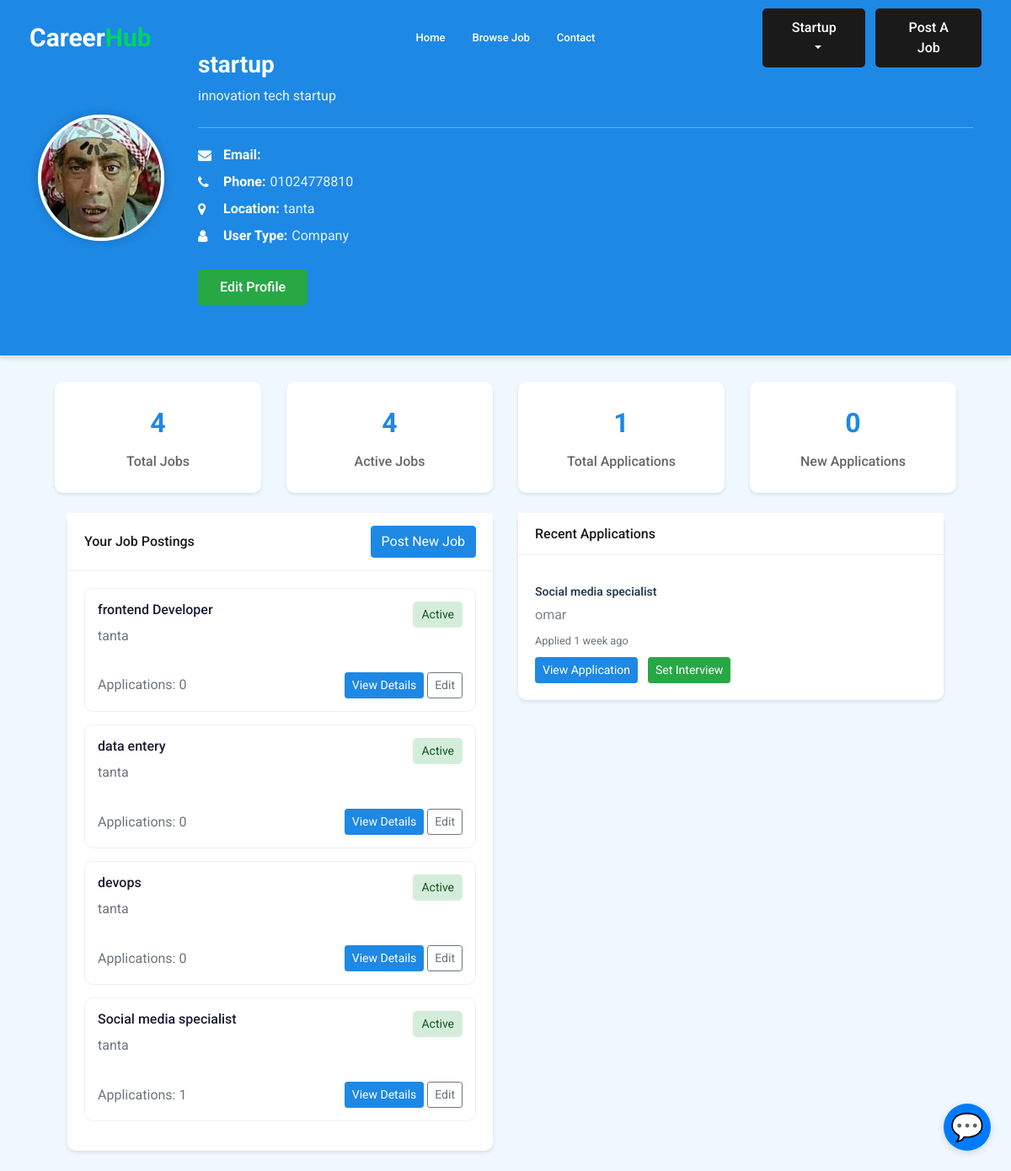
Page /jobs/company/dashboard/ (signed in) on the committed database.
### accounts/models.py (models this page shows, shortened)
class Profile(models.Model):
    user = models.OneToOneField(User, on_delete=models.CASCADE)
    user_type = models.CharField(max_length=20, choices=USER_TYPE_CHOICES, default='job_seeker')
    city = models.ForeignKey('City', related_name='user_city', on_delete=models.CASCADE , blank=True, null=True)
    phone_number = models.CharField(max_length=15)
    image = models.ImageField(upload_to='profile/')
    bio = models.TextField(max_length=500, blank=True, null=True)

class City(models.Model):
    name = models.CharField(max_length=30)
    def __str__(self):
        return self.name

### job/models.py (models this page shows, shortened)
class Job(models.Model):  # table
    owner = models.ForeignKey(User, related_name='job_owner', on_delete=models.CASCADE)
    title = models.CharField(max_length=100)  # column
    company_name = models.CharField(max_length=100)
    company_description = models.TextField(max_length=1000, default='', blank=True)
    location = models.CharField(max_length=100)
    job_type = models.CharField(max_length=15, choices=JOB_TYPE)
    job_level = models.CharField(max_length=15, choices=JOB_LEVEL, default='Entry Level')
    description = models.TextField(max_length=2000)
    requirements = models.TextField(max_length=2000)
    responsibilities = models.TextField(max_length=2000)
    published_at = models.DateTimeField(auto_now=True)
    vacancy = models.IntegerField(default=1, validators=[MinValueValidator(1)])
    salary = models.IntegerField(default=0)
    experience_min = models.IntegerField(default=0)
    experience_max = models.IntegerField(default=0)
    category = models.ForeignKey('Category', on_delete=models.CASCADE)
    image = models.ImageField(upload_to=image_upload)
    is_featured = models.BooleanField(default=False)
    is_active = models.BooleanField(default=True)
    skills = models.ManyToManyField('Skill', related_name='jobs')
    slug = models.SlugField(blank=True, null=True)

class Apply(models.Model):
    job = models.ForeignKey(Job, related_name='apply_job', on_delete=models.CASCADE)
    applicant = models.ForeignKey(User, related_name='applicant', on_delete=models.CASCADE, null=True)
    name = models.CharField(max_length=50)
    email = models.EmailField(max_length=100)
    website = models.URLField(blank=True)
    cv = models.FileField(upload_to='apply/')
    cover_letter = models.TextField(max_length=1000)
    created_at = models.DateTimeField(auto_now=True)
    status = models.CharField(max_length=20, choices=[
        ('Pending', 'Pending'),
        ('Reviewed', 'Reviewed'),
        ('Shortlisted', 'Shortlisted'),
        ('Rejected', 'Rejected'),
        ('accepted', 'accepted')
    ], default='Pending')

### job/views.py (the view)
# urls.py: path('company/dashboard/', views.company_dashboard, name='company_dashboard'),
@login_required
def company_dashboard(request):
    profile = Profile.objects.get(user=request.user)
    if profile.user_type != 'company':
        return redirect('/jobs/')
    company_jobs = Job.objects.filter(owner=request.user)
    active_jobs_count = company_jobs.filter(is_active=True).count()
    total_applications = Apply.objects.filter(job__in=company_jobs).count()
    new_applications = Apply.objects.filter(
        job__in=company_jobs,
        created_at__gte=timezone.now() - timezone.timedelta(days=7)
    ).count()
    recent_applications = Apply.objects.filter(
        job__in=company_jobs
    ).order_by('-created_at')[:5]
    context = {
        'jobs': company_jobs,
        'profile': profile,
        'active_jobs_count': active_jobs_count,
        'total_applications': total_applications,
        'new_applications': new_applications,
        'recent_applications': recent_applications
    }
    return render(request, 'job/company_dashboard.html', context)

### job/templates/job/company_dashboard.html (shortened to what this page needs)
{% extends 'base.html' %}
{% load static %}
{% block body %}
<div class="profile-header">
    <div class="container">
        <div class="row align-items-center">
            <div class="col-md-2 text-center text-md-left">
                {% if profile.image %}
                    <img src="{{ profile.image.url }}" class="profile-picture" alt="Profile Picture">
                {% else %}
                    <img src="{% static 'img/default-profile.jpg' %}" class="profile-picture" alt="Default Profile">
                {% endif %}
            </div>
            <div class="col-md-10 mt-3 mt-md-0">
                <h1 class="profile-name">{{ profile.user.username }}</h1>
                <p class="profile-bio">{{ profile.bio|default:"No bio yet" }}</p>
                <ul class="list-unstyled company-info-list">
                    <li><i class="fa fa-envelope"></i><strong>Email:</strong> {{ profile.user.email }}</li>
                    <li><i class="fa fa-phone"></i><strong>Phone:</strong> {{ profile.phone_number|default:"Not provided" }}</li>
                    <li><i class="fa fa-map-marker"></i><strong>Location:</strong> {{ profile.city|default:"Not provided" }}</li>
                    <li><i class="fa fa-user"></i><strong>User Type:</strong> {{ profile.user_type|title }}</li>
                </ul>
                <a href="{% url 'accounts:profile_edit' %}" class="boxed-btn3">Edit Profile</a>
            </div>
        </div>
    </div>
</div>
<div class="profile-content">
    <div class="container">
        <div class="row mb-4">
            <div class="col-md-3">
                <div class="stats-card">
                    <div class="stats-number">{{ jobs.count }}</div>
                    <div class="stats-label">Total Jobs</div>
                </div>
            </div>
            <div class="col-md-3">
                <div class="stats-card">
                    <div class="stats-number">{{ active_jobs_count }}</div>
                    <div class="stats-label">Active Jobs</div>
                </div>
            </div>
            <div class="col-md-3">
                <div class="stats-card">
                    <div class="stats-number">{{ total_applications }}</div>
                    <div class="stats-label">Total Applications</div>
                </div>
            </div>
            <div class="col-md-3">
                <div class="stats-card">
                    <div class="stats-number">{{ new_applications }}</div>
                    <div class="stats-label">New Applications</div>
                </div>
            </div>
        </div>
        <div class="container mt-4">
            <div class="row">
                <div class="col-md-6">
                    <div class="card mb-4">
                        <div class="card-header d-flex justify-content-between align-items-center">
                            <h5>Your Job Postings</h5>
                            <a href="{% url 'job:add_job' %}" class="btn btn-primary">Post New Job</a>
                        </div>
                        <div class="card-body">
                            {% if jobs %}
                                {% for job in jobs %}
                                    <div class="job-card">
                                        <div class="d-flex justify-content-between align-items-start">
                                            <div>
                                                <h5>{{ job.title }}</h5>
                                                <p class="text-muted">{{ job.location }}</p>
                                            </div>
                                            <span class="job-status status-{% if job.is_active %}active{% else %}inactive{% endif %}">
                                                {% if job.is_active %}Active{% else %}Inactive{% endif %}
                                            </span>
                                        </div>
                                        <div class="d-flex justify-content-between align-items-center mt-3">
                                            <div>
                                                <span class="text-muted">Applications: {{ job.apply_job.count }}</span>
                                            </div>
                                            <div>
                                                <a href="{% url 'job:job_detail' job.slug %}" class="btn btn-sm btn-primary">View Details</a>
                                                <a href="{% url 'job:edit_job' job.id %}" class="btn btn-sm btn-outline-secondary">Edit</a>
                                            </div>
                                        </div>
                                    </div>
                                {% endfor %}
                            {% else %}
                                <p class="text-muted">You haven't posted any jobs yet.</p>
                            {% endif %}
                        </div>
                    </div>
                </div>
                <div class="col-md-6">
                    <div class="card">
                        <div class="card-header">
                            <h5>Recent Applications</h5>
                        </div>
                        <div class="card-body">
                            {% if recent_applications %}
                                {% for application in recent_applications %}
                                    <div class="application-item">
                                        <h6>{{ application.job.title }}</h6>
                                        <p class="mb-1">{{ application.name }}</p>
                                        <small class="text-muted">Applied {{ application.created_at|timesince }} ago</small>
                                        <div class="mt-2">
                                            <button type="button" class="btn btn-sm btn-primary view-application" data-toggle="modal" data-target="#applicationModal"
                                                data-name="{{ application.name }}"
                                                data-email="{{ application.email }}"
                                                data-website="{{ application.website|default:'' }}"
                                                data-status="{{ application.status }}"
                                                data-applied="{{ application.created_at|date:'F d, Y' }}"
                                                data-cover-letter="{{ application.cover_letter }}"
                                                data-cv-url="{{ application.cv.url }}">
                                                View Application
                                            </button>
                                            <button type="button" class="btn btn-sm btn-success ml-2 set-interview-btn" data-toggle="modal" data-target="#setInterviewModal" data-application-id="{{ application.id }}" data-applicant-name="{{ application.name }}">Set Interview</button>
                                        </div>
                                    </div>
                                {% endfor %}
                            {% else %}
                                <p class="text-muted">No recent applications</p>
                            {% endif %}
                        </div>
                    </div>
                </div>
            </div>
        </div>
    </div>
</div>
{% endblock %}

### templates/base.html (shortened to what this page needs)
{% load static %}
<!doctype html>
<html class="no-js" lang="zxx">
<head>
    <link rel="stylesheet" href="{% static 'css/bootstrap.min.css' %}">
    <link rel="stylesheet" href="{% static 'css/owl.carousel.min.css' %}">
    <link rel="stylesheet" href="{% static 'css/magnific-popup.css' %}">
    <link rel="stylesheet" href="{% static 'css/font-awesome.min.css' %}">
    <link rel="stylesheet" href="{% static 'css/themify-icons.css' %}">
    <link rel="stylesheet" href="{% static 'css/slick.css' %}">
    <link rel="stylesheet" href="{% static 'css/flaticon.css' %}">
    <link rel="stylesheet" href="{% static 'css/jquery-ui.css' %}">
    <link rel="stylesheet" href="{% static 'css/gijgo.css' %}">
    <link rel="stylesheet" href="{% static 'css/animate.min.css' %}">
    <link rel="stylesheet" href="{% static 'css/slicknav.css' %}">
    <link rel="stylesheet" href="{% static 'css/style.css' %}">
</head>
<body>
    <header>
        <div class="header-area ">
            <div id="sticky-header" class="main-header-area">
                <div class="container-fluid ">
                    <div class="header_bottom_border">
                        <div class="row align-items-center">
                            <div class="col-xl-3 col-lg-2">
                                <div class="logo">
                                    <a href="/">
                                        <h2 style="color: #FFFFFF; font-weight: bold; margin: 0;">Career<span style="color: #00D363;">Hub</span></h2>
                                    </a>
                                </div>
                            </div>
                            <div class="col-xl-6 col-lg-7">
                                <div class="main-menu  d-none d-lg-block">
                                    <nav>
                                        <ul id="navigation">
                                            <li><a href="/">home</a></li>
                                            <li><a href="{% url 'jobs:job_list' %}">Browse Job</a></li>
                                            <li><a href="{% url 'contact:contact' %}">Contact</a></li>
                                        </ul>
                                    </nav>
                                </div>
                            </div>
                            <div class="col-xl-3 col-lg-3 d-none d-lg-block">
                                <div class="Appointment">
                                    {% if request.user.is_authenticated %}
                                    <div class="phone_num d-none d-xl-block">
                                        <div class="dropdown">
                                            <button class="boxed-btn3 dropdown-toggle" type="button" id="userDropdown" data-toggle="dropdown" aria-haspopup="true" aria-expanded="false">
                                                {{ request.user.username }}
                                            </button>
                                        </div>
                                    </div>
                                    {% else %}
                                        <div class="phone_num d-none d-xl-block">
                                            <a href="{% url 'accounts:login' %}" class="boxed-btn3">Sign In</a>
                                        </div>
                                    {% endif %}
                                    <div class="d-none d-lg-block">
                                        {% if request.user.is_authenticated and request.user.profile.user_type == 'company' %}
                                            <a class="boxed-btn3" href="{% url 'jobs:add_job' %}">Post a Job</a>
                                        {% endif %}
                                    </div>
                                </div>
                            </div>
                            <div class="col-12">
                            </div>
                        </div>
                    </div>
                </div>
            </div>
        </div>
    </header>
    {% block body %}
    {% endblock body %}
    <div id="chatbot-widget" style="position: fixed; bottom: 24px; right: 24px; z-index: 9999;">
        <button id="chatbot-toggle" style="background: #007bff; color: #fff; border: none; border-radius: 50%; width: 56px; height: 56px; box-shadow: 0 2px 8px rgba(0,0,0,0.15); font-size: 2rem; cursor: pointer;">
            <span>&#128172;</span>
        </button>
    </div>
</body>
</html>

### rows in the picture
Profile: image (picture), user.username "startup", bio "innovation tech startup", phone_number "01024778810", city "tanta", user_type "Company"
Job: title "frontend Developer", location "tanta", is_active "Active", apply_job.count "0"
Job: title "data entery", location "tanta", is_active "Active", apply_job.count "0"
Job: title "devops", location "tanta", is_active "Active", apply_job.count "0"
Job: title "Social media specialist", location "tanta", is_active "Active", apply_job.count "1"
Apply: job "Social media specialist", name "omar", created_at "1 week"

### other values in the picture
{{ request.user.username }} "Startup"
{{ jobs.count }} "4"
{{ active_jobs_count }} "4"
{{ total_applications }} "1"
{{ new_applications }} "0"
